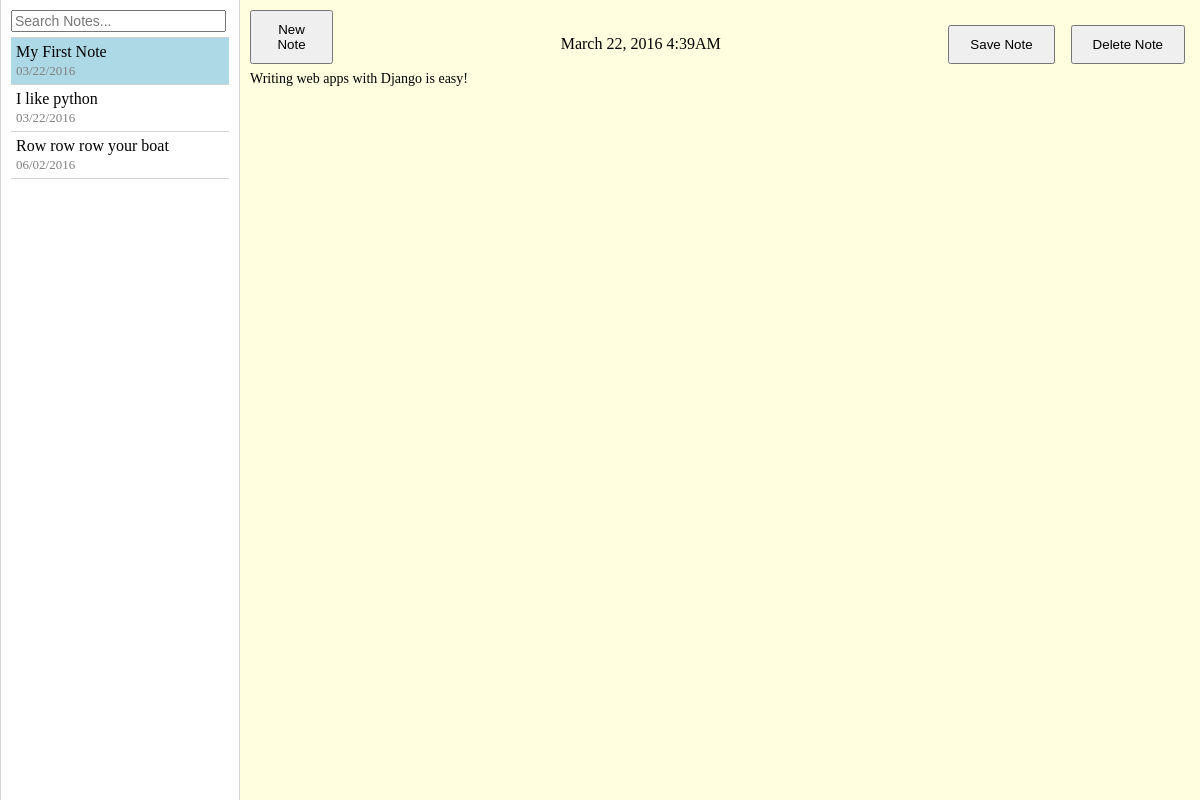
The page /notes/1/ on the database its author committed.
### notes/models.py (models this page shows, shortened)
class Note(models.Model):
    title = models.CharField(max_length=50)
    text = models.CharField(max_length=3000)
    mod_date = models.DateTimeField('modified date')
    def mod_date_short(self):
    	return self.mod_date.strftime("%m/%d/%Y")
    def mod_datetime_long(self):
    	return self.mod_date.strftime("%B %-d, %Y %-I:%M%p")

### notes/views.py (the view)
# urls.py: url(r'^(?P<note_id>[0-9]+)/$', views.detail, name='detail'),
def detail(request, note_id):
	template = 'notes/index.html'
	notes_list = Note.objects.order_by('mod_date')
	note = None
	if note_id:
		note = get_object_or_404(Note, pk=note_id)
	context = {
		'notes_list' : notes_list,
		'note' : note
	}
	return render(request, template, context)

### notes/templates/notes/index.html (shortened to what this page needs)
<!DOCTYPE html>
<html ng-app="notesapp">
<head>
    {% load staticfiles %}
    <link rel="stylesheet" type="text/css" href="{% static 'notes/css/notes.css' %}" />
</head>
<body ng-controller="NotesController">
    <div class="notes-list">
        {% if notes_list %}
            <div class="search-bar">
                <input ng-model="searchText" placeholder="Search Notes...">
            </div>
            {% for thisNote in notes_list %}
                {% if forloop.counter0 == 0 %}
                <a class="note-item first {% if note and note.id == thisNote.id %}active{% endif %}" href="/notes/{{thisNote.id}}" ng-show="matches('{{thisNote.title}}')">
                {% else %}
                <a class="note-item {% if note and note.id == thisNote.id %}active{% endif %}" href="/notes/{{thisNote.id}}" ng-show="matches('{{thisNote.title}}')">
                {% endif %}
                    <span class="note-title">{{thisNote.title}}</span>
                    <span class="note-date">{{thisNote.mod_date_short}}</span>
                </a>
            {% endfor %}
        {% else %}
            <h3 class="side-note">No notes are available.</h3>
        {% endif %}
    </div>
    <div class="note">
        {% if note %}
            <div class="header">
                <div class="container">
                    <div class="add-note"><button ng-click="addNote()">New Note</button></div>
                    <div class="heading">{{note.mod_datetime_long}}</div>
                    <div class="note-actions">
                        <button ng-click="saveNote()">Save Note</button>&nbsp;&nbsp;&nbsp;
                        <a href="/notes/{{note.id}}/delete"><button>Delete Note</button></a>
                    </div>
                </div>
            </div>
            <div class="text">
                <textarea id="noteText" name="text" maxlength="3000">{{note.text}}</textarea>
            </div>
        {% else %}
            <div class="header">
                <div class="add-note"><button ng-click="addNote()">New Note</button></div>
                <div class="heading"></div>
            </div>
        {% endif %}
    </div>
</body>
</html>

### notes/static/notes/css/notes.css (style rules this page uses)
html, body { background-color: lightyellow; width: 100%; height: 100%; }
body { display: table; margin: 0; }
.notes-list { display: table-cell; width: 20%; vertical-align: top; min-width: 100px; max-width: 500px; margin: 0 10px; border-left: lightgray solid thin; border-right: lightgray solid thin; padding: 5px 10px 5px 10px; background-color: #fff; }
.search-bar input { width: 95%; margin-top: 5px; margin-bottom: 5px; font-size: 14px; outline: none; }
.note-item { display: block; text-decoration: none; color: #000; padding: 5px; padding-bottom: 5px; border-bottom: lightgray solid thin; }
.note-item.active { background-color: lightblue; }
.note-item.first { border-top: lightgray solid thin; }
.note-title { display: block; }
.note-actions { padding-right: 15px; white-space: nowrap; }
.note-actions button, .add-note button { padding: 10px 20px; cursor: pointer; }
.note-date { color: gray; font-size: small; }
.note { display: table; width: 100%; height: 100%; }
.note .header { display: table-row; width: 100%; height: 50px; }
.note .header .container { display: table; width: 100%; margin-top: 10px; }
.note .header .add-note { display: table-cell; width: 10%; padding-left: 10px; font-size: x-large; cursor: pointer; }
.note .header .heading { display: table-cell; width: 80%; text-align: center; }
.note .text { display: table-row; }
.note .text textarea { -webkit-box-sizing: border-box; -moz-box-sizing: border-box; box-sizing: border-box; width: 100%; height: 100%; font: normal 14px verdana; line-height: 25px; padding: 2px 10px; border: none; border-style: none; outline: none; background-color: lightyellow; resize: none; }

### rows shown on the page
Note: title "My First Note", mod_date_short "03/22/2016", mod_datetime_long "March 22, 2016 4:39AM", text "Writing web apps with Django is easy!"
Note: title "I like python", mod_date_short "03/22/2016"
Note: title "Row row row your boat", mod_date_short "06/02/2016"
